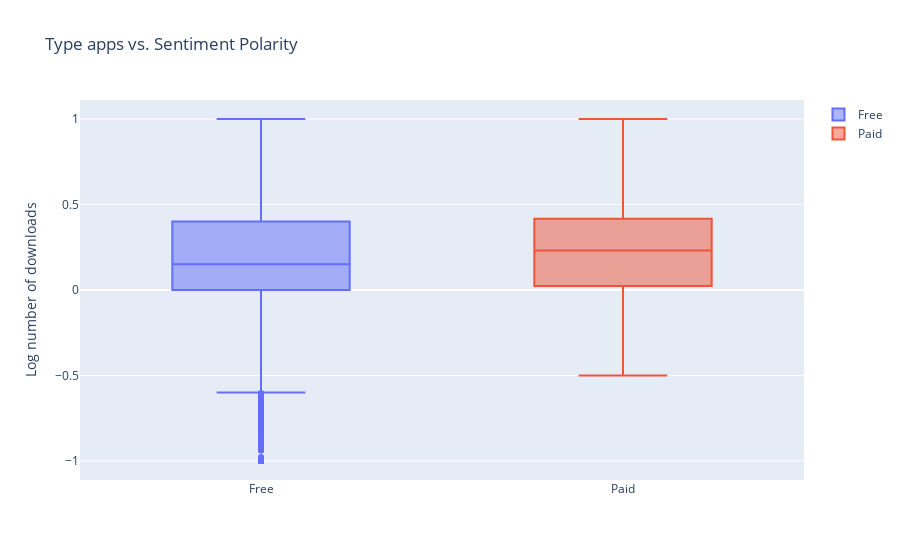

Write notebook code for a chart like this one.
### Code cell
trace0 = go.Box(y=merged_df[merged_df['Type']=="Free"]['Sentiment_Polarity'],name="Free")

trace1 = go.Box(y=merged_df[merged_df['Type']=="Paid"]['Sentiment_Polarity'],name="Paid")


layout = go.Layout(
    title = "Type apps vs. Sentiment Polarity",
    yaxis = dict(title = "Log number of downloads",
                autorange = True)
)

# Add trace0 and trace1 to a list for plotting
data = [trace0,trace1]
plotly.offline.iplot({'data': data, 'layout': layout})

### Figure 1 — Plotly figure (JSON) as saved in the notebook; plotly's stock layout.template omitted (floating-point values rounded to 4 significant figures; data arrays with more than 128 entries replaced by an {"elided": "..."} marker saying what was removed)
{"data": [{"name": "Free", "type": "box", "y": {"elided": "35513 float values"}}, {"name": "Paid", "type": "box", "y": {"elided": "416 float values"}}], "layout": {"title": {"text": "Type apps vs. Sentiment Polarity"}, "yaxis": {"autorange": true, "title": {"text": "Log number of downloads"}}}}
